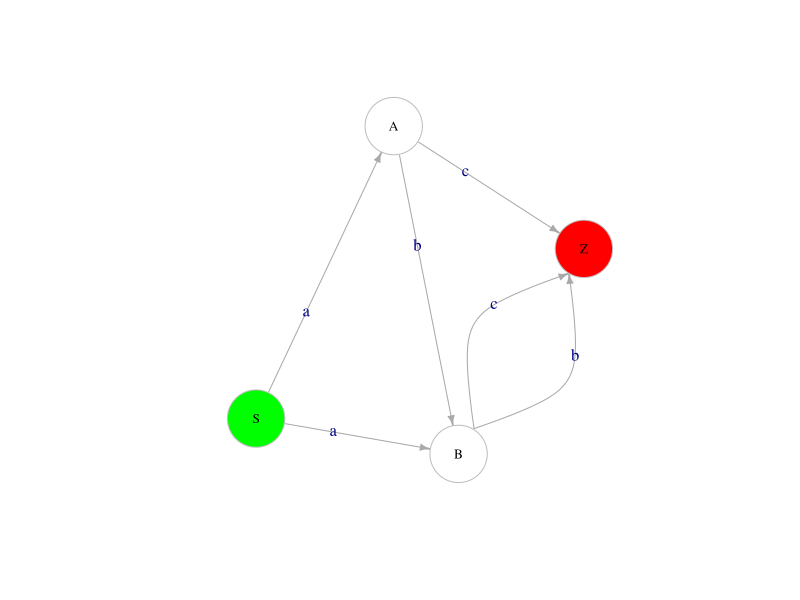

R code for this plot:
library(igraph)
library(stringr)
library(magrittr)

## Input user example
string <- "S -> aA
B -> a
S -> bB  
A -> bB
A -> c
B -> c"

# Formatted data
string <- str_replace_all(string, "(\n)|([:space:]*\n)", " ")

## Extract the edges
edgesCompleted <- str_extract_all(string, "[A-Z] -> [a-z][A-Z]")[[1]]
edgesFinal  <- str_extract_all(string, "([A-Z] -> [a-z][^A-Z])|[A-Z] -> [a-z](?!.*[A-Z])")[[1]]
edgesFinalZ <- str_replace_all(edgesFinal, "(?<=[a-z])(?!$)|(?<=[a-z])$", "Z")

stringUpdated <- append(edgesCompleted, edgesFinalZ)

nodes <- unlist(str_extract_all(stringUpdated, "[A-Z]"))
edge.labels <- unlist(str_extract_all(string, "[a-z]"))
g <- graph(nodes, directed = TRUE)

uniqueNodes <- unique(nodes)
nodeTypes <- c()
for(node in uniqueNodes){
  if(node == "S"){
    nodeTypes <- nodeTypes %>% append(1)
  } else if (node == "Z"){
    nodeTypes <- nodeTypes %>% append(3)
  }
  else {
    nodeTypes <- nodeTypes %>% append(2) 
  }
}

node.types <- nodeTypes
mapping.colors <- c("green","white", "red")
node.colors <- mapping.colors[node.types]

curves <- curve_multiple(g, start = 0.9)
set.seed(12)
plot(g, edge.arrow.size = 0.5, vertex.label.cex = 0.8, vertex.size = 35,
     vertex.frame.color = "gray", vertex.label.color = "black",
     edge.label = edge.labels, vertex.color = node.colors, edge.curved = curves)


# Clear
rm(list = ls())
